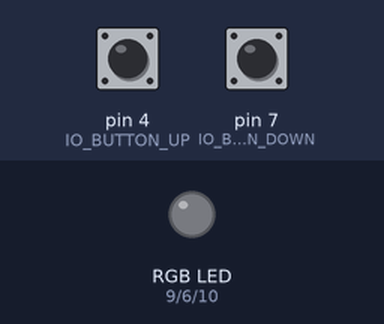
A sketch run on a simulated Arduino Uno, built with avr-gcc and run on an emulated ATmega328P. On the bench: an RGB LED mixed from three pins (HIGH = lit). The inputs (shaded band) are chosen by the test bench; at power-on: pin 4 (IO_BUTTON_UP) LOW, pin 7 (IO_BUTTON_DOWN) LOW.

Above: at 1.2 s.
1.3 s: pin 4 (IO_BUTTON_UP) pulled HIGH for 3.2 s
At 4.8 s:
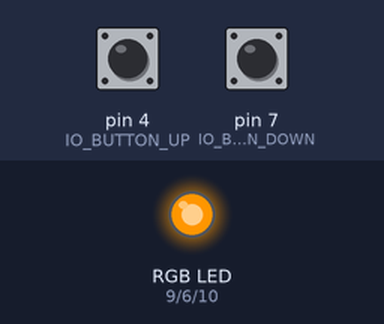
6.0 s: pin 4 (IO_BUTTON_UP) pulled HIGH for 0.15 s
At 7.2 s:
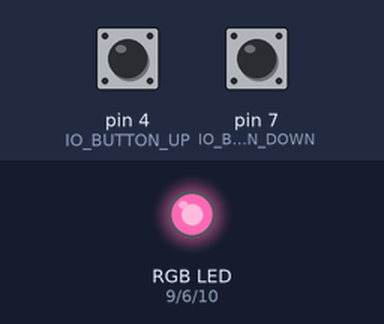
7.6 s: pin 4 (IO_BUTTON_UP) pulled HIGH for 1 s
At 8.0 s:
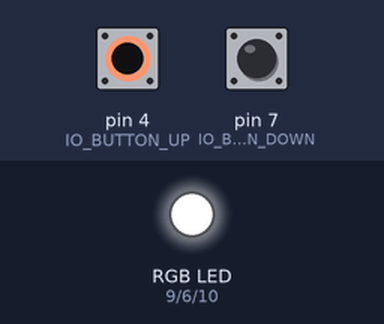
Timing chart, 0 to 10.6 s (numbered marks = the images above; inputs shaded):
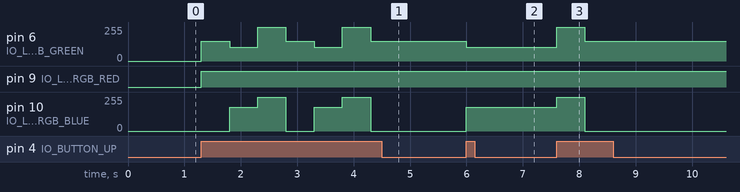

Measured:
- after the input at 1.3 s, pin 6 (IO_LED_RGB_GREEN): 0/255 → 150/255 at once, → 105/255 0.50 s later, → 255/255 0.50 s later, → 150/255 0.50 s later, … (7 changes in this stretch); pin 9 (IO_LED_RGB_RED): LOW → HIGH at once
- after the input at 6.0 s, pin 6 (IO_LED_RGB_GREEN): 150/255 → 105/255 at once; pin 10 (IO_LED_RGB_BLUE): 0/255 → 180/255 at once
- after the input at 7.6 s, pin 6 (IO_LED_RGB_GREEN): 105/255 → 255/255 at once, → 150/255 0.50 s later; pin 10 (IO_LED_RGB_BLUE): 180/255 → 255/255 at once, → 0/255 0.50 s later

The sketch:

MoodMeterSideProjekt.ino
```cpp
#include <Arduino.h>

const int IO_BUTTON_UP = 4;
const int IO_BUTTON_DOWN = 7;
const int IO_LED_RGB_GREEN = 6;
const int IO_LED_RGB_RED = 9;
const int IO_LED_RGB_BLUE = 10;

enum Mood {
  SUNSET,
  COTTON_CANDY,
  DEFAULT_MOOD
};

Mood currentMood = DEFAULT_MOOD;

void setup() {
  pinMode(IO_BUTTON_DOWN, INPUT);
  pinMode(IO_BUTTON_UP, INPUT);

  // Set the LED pins as OUTPUT
  pinMode(IO_LED_RGB_GREEN, OUTPUT);
  pinMode(IO_LED_RGB_RED, OUTPUT);
  pinMode(IO_LED_RGB_BLUE, OUTPUT);
}

void setMoodColor(int red, int green, int blue) {
  analogWrite(IO_LED_RGB_RED, red);
  analogWrite(IO_LED_RGB_GREEN, green);
  analogWrite(IO_LED_RGB_BLUE, blue);
}

void cycleMood() {
  // Turn off the LEDs
  setMoodColor(0, 0, 0);

  // Cycle through moods
  if (currentMood == SUNSET) {
    setMoodColor(255, 150, 0);
  } else if (currentMood == COTTON_CANDY) {
    setMoodColor(255, 105, 180);
  } else {
    setMoodColor(255, 255, 255);
  }
}

void loop() {
  if (digitalRead(IO_BUTTON_DOWN) == HIGH) {
    currentMood = static_cast<Mood>((currentMood - 1 + DEFAULT_MOOD) % (DEFAULT_MOOD + 1));
    cycleMood();
    delay(500);
  }

  if (digitalRead(IO_BUTTON_UP) == HIGH) {
    currentMood = static_cast<Mood>((currentMood + 1) % (DEFAULT_MOOD + 1));
    cycleMood();
    delay(500);
  }
}
```
